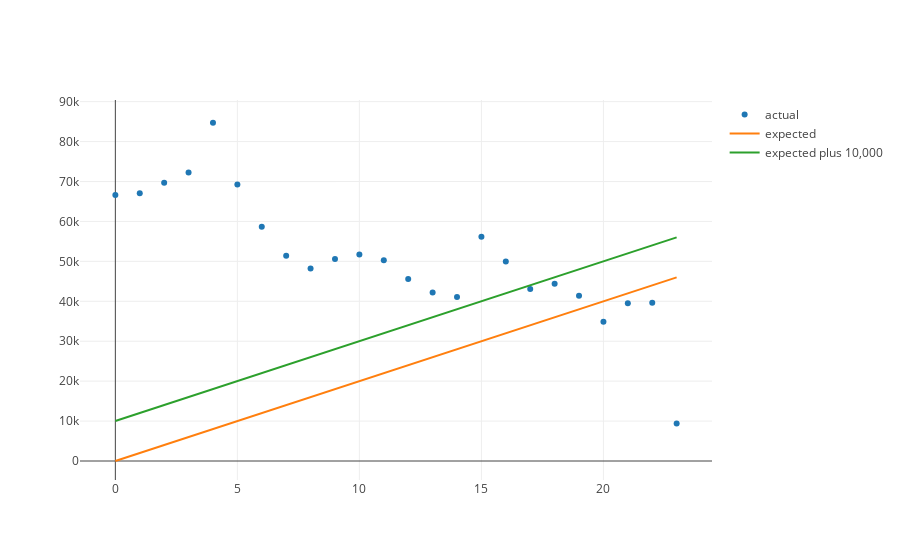

Write notebook code for a chart like this one.
### Code cell
varying_y_hats = list(map(y_hat, months_since_september))
varying_y_hats_plus_ten_thousand = list(map(y_hat_plus_ten_thousand, months_since_september))
varying_model = {'x': months_since_september, 'y': varying_y_hats, 'name':'expected'}
varying_model_plus_ten_thousand = {'x': months_since_september, 'y': varying_y_hats_plus_ten_thousand, 'name':'expected plus 10,000'}

iplot([scatter, varying_model, varying_model_plus_ten_thousand])

### Figure 1 — Plotly figure (JSON) as saved in the notebook; plotly's stock layout.template omitted (floating-point values rounded to 4 significant figures)
{"data": [{"mode": "markers", "name": "actual", "type": "scatter", "uid": "b9ca2c0f-f0e7-4de8-aafb-af27f4da1248", "x": [0, 1, 2, 3, 4, 5, 6, 7, 8, 9, 10, 11, 12, 13, 14, 15, 16, 17, 18, 19, 20, 21, 22, 23], "y": [66609, 67048, 69664, 72238, 84721, 69224, 58697, 51430, 48239, 50574, 51707, 50305, 45590, 42180, 41054, 56182, 49965, 43094, 44414, 41393, 34903, 39535, 39627, 9400]}, {"name": "expected", "type": "scatter", "uid": "fe8f13fa-1e3d-4748-9075-314796f0a87a", "x": [0, 1, 2, 3, 4, 5, 6, 7, 8, 9, 10, 11, 12, 13, 14, 15, 16, 17, 18, 19, 20, 21, 22, 23], "y": [0, 2000, 4000, 6000, 8000, 10000, 12000, 14000, 16000, 18000, 20000, 22000, 24000, 26000, 28000, 30000, 32000, 34000, 36000, 38000, 40000, 42000, 44000, 46000]}, {"name": "expected plus 10,000", "type": "scatter", "uid": "b880d2ec-35b3-4b5c-9b72-f4f5126afeee", "x": [0, 1, 2, 3, 4, 5, 6, 7, 8, 9, 10, 11, 12, 13, 14, 15, 16, 17, 18, 19, 20, 21, 22, 23], "y": [10000, 12000, 14000, 16000, 18000, 20000, 22000, 24000, 26000, 28000, 30000, 32000, 34000, 36000, 38000, 40000, 42000, 44000, 46000, 48000, 50000, 52000, 54000, 56000]}], "layout": {"autosize": true, "xaxis": {"autorange": true, "range": [-1.43, 24.43], "type": "linear"}, "yaxis": {"autorange": true, "range": [-4780.0, 90830.0], "type": "linear"}}}
